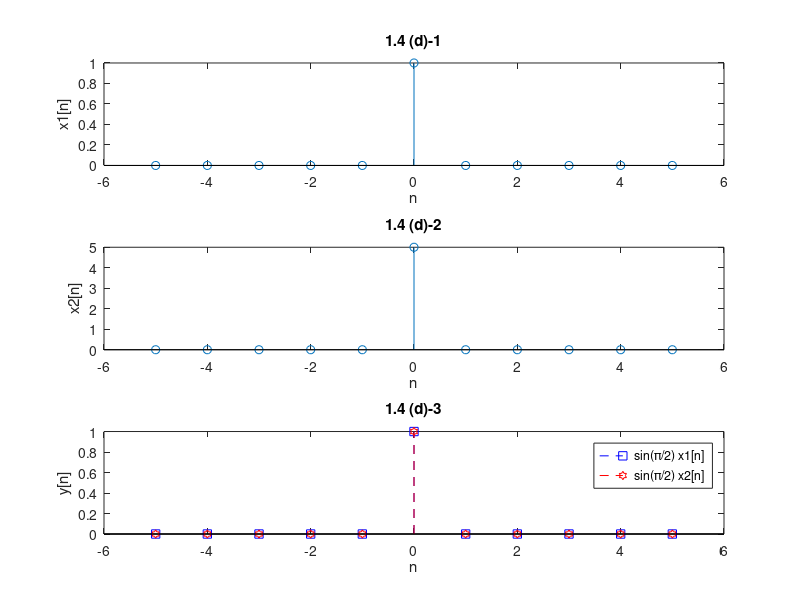

MATLAB code for this plot:
n= -5:1:5;
x1=[zeros(1,5) 1 zeros(1,5)];
x2=5*[zeros(1,5) 1 zeros(1,5)];
y1=sin((pi/2)*x1);
y2=sin((pi/2)*x2);

subplot(3,1,1);
stem(n,x1);
title('1.4 (d)-1');
xlabel('n');
ylabel('x1[n]');

subplot(3,1,2);
stem(n,x2);
title('1.4 (d)-2');
xlabel('n');
ylabel('x2[n]');

subplot(3,1,3);
stem(n,y1,'b--s');
hold on;
stem(n,y2,'r--h');
legend('sin(\pi/2) x1[n]','sin(\pi/2) x2[n]')
title('1.4 (d)-3');
xlabel('n');
ylabel('y[n]');

saveas(gcf, "LAB1/P1_4_d_out.png")